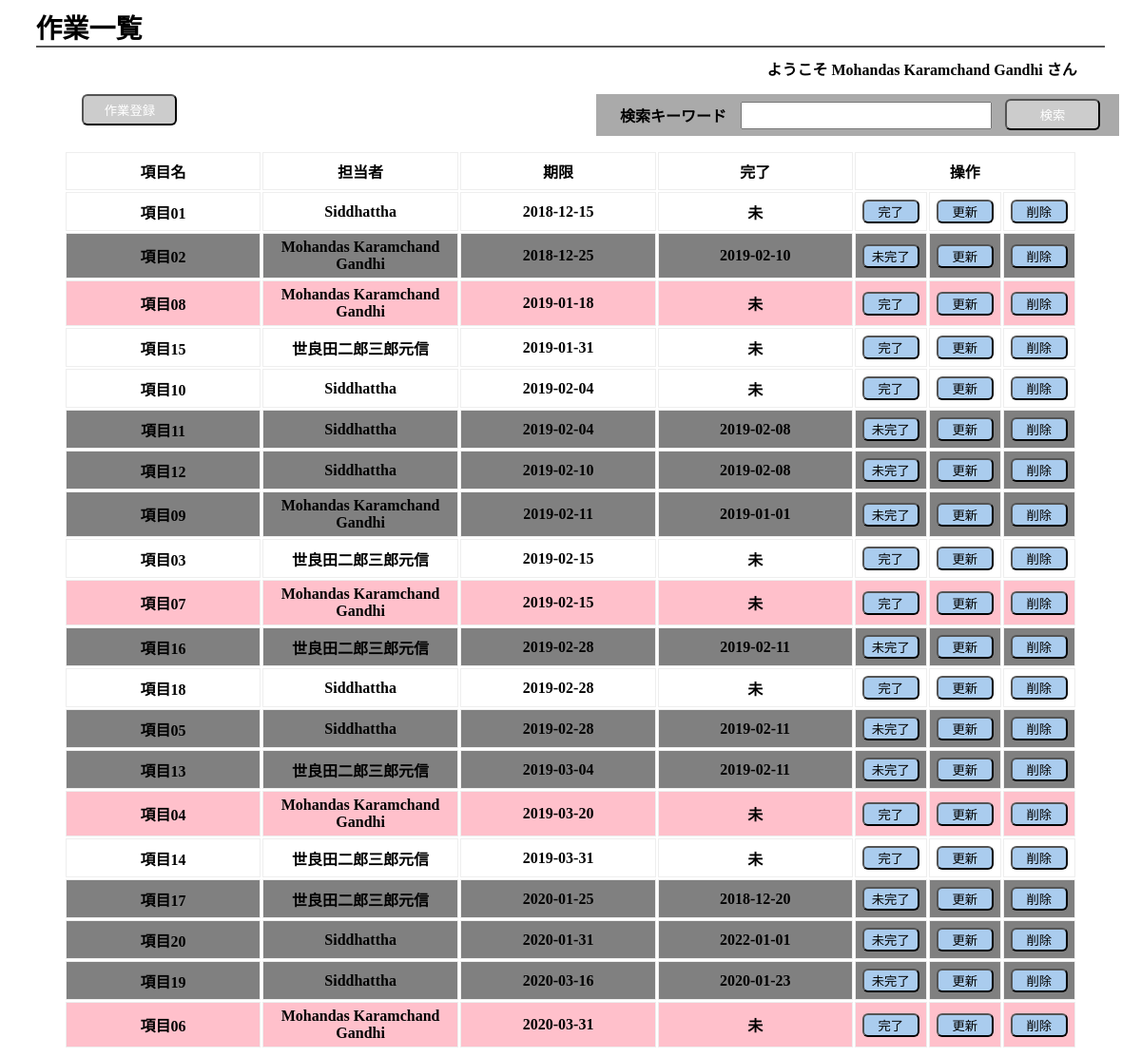
/php/list.php (signed in), run on the app's committed database.
### tables this page shows
CREATE TABLE TODO_USER
    (ID varchar(15) NOT NULL PRIMARY KEY,
     NAME varchar(30) NOT NULL,
     PASSWORD varchar(15) NOT NULL
     );

CREATE TABLE TODO_ITEM
    (ID int NOT NULL PRIMARY KEY AUTO_INCREMENT,
     NAME varchar(30) NOT NULL,
     USER varchar(15) NOT NULL,
     EXPIRE_DATE date NOT NULL,
     FINISHED_DATE date
     );

### php/list.php (the view, shortened to what this page needs)
<?php
require_once("make_buttons.php");
$guestname = $_SESSION['customer']['name'];
$dsn = 'mysql: host=127.0.0.1; dbname=shino; charset=utf8mb4';
$driver_options = [
	PDO::ATTR_ERRMODE => PDO::ERRMODE_EXCEPTION,
	PDO::ATTR_EMULATE_PREPARES => false,
	];
try {
    $dbh = new PDO($dsn,'user1','pass1', $driver_options);
	$sql = "SELECT TODO_ITEM.ID AS item_id,
					TODO_ITEM.NAME AS item_name,
					TODO_USER.NAME AS user_name,
					TODO_ITEM.EXPIRE_DATE AS term,
					TODO_ITEM.FINISHED_DATE AS done
			 FROM TODO_USER JOIN TODO_ITEM
			 ON TODO_USER.ID = TODO_ITEM.USER
			 ORDER BY EXPIRE_DATE ASC";
    $rows = $dbh->query($sql)->fetchAll(PDO::FETCH_ASSOC|PDO::FETCH_UNIQUE);
} catch (PDOException $e) {
    header('Content-Type: text/plain; charset=UTF-8mb4', true, 500);
    exit($e->getMessage());
}
function hsc($str) {
    return htmlspecialchars($str, ENT_QUOTES, 'UTF-8');
}
$css_file = "list.css";
require_once("head_template.php");
?>
<body>
	<h1>作業一覧</h1>
	<div class="guestname">ようこそ <?= $guestname ?> さん</div>
	<div class="middle-left">
		<form action="regist.php" method="POST">
			<input class="btn" type="submit" value="作業登録">
		</form>
	</div>
	<div class="middle-right">
		<form action="search.php" method="POST">
			<p>検索キーワード</p>
			<input class="tbox" type="text" name="search_keyword">
			<input class="btn" type="submit" value="検索">
		</form>
	</div>
	<table class="list-wrapper">
	<thead>
		<tr>
			<td>項目名</td><td>担当者</td><td>期限</td><td>完了</td><td colspan="3">操作</td>
		</tr>
	</thead>
	<tbody>
<?php foreach($rows as $row):
	$bgc = ($row['user_name'] === $guestname)? "pink" : "#fff";
	($row['done'] === null)? $row['done'] = '未' : $bgc = "gray"; ?>
		<tr style="background-color: <?=$bgc?>">
	<?php foreach ($row as $column): ?>
    		<td><?= hsc($column) ?></td>
	<?php endforeach ?>
			<?php hsc(makeBtns($rows)); ?>
	</tr>
<?php
	next($rows);
	endforeach ?>
	</tbody>
	</table>
</body>
</html>

### php/head_template.php (shortened to what this page needs)
<!DOCTYPE HTML>
<html lang="ja">
<head>
	<link href="../css/<?= $css_file ?>" rel="stylesheet" type="text/css">
</head>

### php/make_buttons.php (shortened to what this page needs)
<?php
function makeBtn($action, $btn_value, $rows) {
	$action_url = "";
	if ($action === "finished" || $action === "unfinished") {
		$action_url = "#";
	} else {
		$action_url = $action.".php";
	}
	$done_btn =	'<form action="'.$action_url.'" method="POST">';
	$done_btn.= '<input type="hidden" name="action" value="'.$action.'">';
	$done_btn.= '<input type="hidden" name="item_id" value="'.key($rows).'">';
	$done_btn.= '<td class="done_btns">';
	$done_btn.= '<input class="btn-s" type="submit" name="'.$action.'" value="'.$btn_value.'">';
	$done_btn.= '</td>';
	$done_btn.= '</form>';
	return $done_btn;
}
function makeBtns($rows) {
	if ($rows[key($rows)]['done'] === null) {
		$action = "finished";
		$btn_value = "完了";
	} else {
		$action = "unfinished";
		$btn_value = "未完了";
	}
	echo makeBtn($action, $btn_value, $rows);
	echo makeBtn("update", "更新", $rows);
	echo makeBtn("delete", "削除", $rows);
}
?>

### css/list.css (style rules this page uses)
h1 { margin: 0px auto 10px; width: 95%; font-size: 28px; border-bottom: 2px solid #555; }
.guestname { width: 95%; text-align: right; font-weight: bold; }
.middle-left { float: left; height: 50px; width: 20%; text-align: center; margin: 10px; }
.middle-right { float: right; padding: 0 15px; margin: 15px; background-color: #aaa; }
.middle-right p { float: left; padding: 5px; margin: 5px; font-weight: bold; }
.tbox { width: 250px; padding: 5px; margin: 5px; }
.btn { background-color: #ccc; color: white; width: 100px; padding: 5px; margin: 5px; border-radius: 6px; }
.btn-s { background-color: #ace; color: black; width: 60px; padding: 1px; margin: 2px; border-radius: 6px; }
.list-wrapper { margin: 0 auto; width: 90%; }
th, td { width: 20%; height: 40px; padding: 5px; margin: 0px; border: solid 1px #eee; box-sizing: border-box; font-weight: bold; text-align: center; }
.done_btns { width: 6%; }

### data on the page
todo_user: todo_item.NAME "項目01", NAME "Siddhattha", todo_item.EXPIRE_DATE "2018-12-15", column "未", finished "完了", todo_item.NAME "項目10", todo_item.EXPIRE_DATE "2019-02-04", todo_item.NAME "項目11", todo_item.FINISHED_DATE "2019-02-08", unfinished "未完了", todo_item.NAME "項目12", todo_item.EXPIRE_DATE "2019-02-10", todo_item.NAME "項目18", todo_item.EXPIRE_DATE "2019-02-28", todo_item.NAME "項目05", todo_item.FINISHED_DATE "2019-02-11", todo_item.NAME "項目20", todo_item.EXPIRE_DATE "2020-01-31", todo_item.FINISHED_DATE "2022-01-01", todo_item.NAME "項目19", todo_item.EXPIRE_DATE "2020-03-16", todo_item.FINISHED_DATE "2020-01-23"
todo_user: todo_item.NAME "項目02", NAME "Mohandas Karamchand Gandhi", todo_item.EXPIRE_DATE "2018-12-25", todo_item.FINISHED_DATE "2019-02-10", unfinished "未完了", todo_item.NAME "項目08", todo_item.EXPIRE_DATE "2019-01-18", column "未", finished "完了", todo_item.NAME "項目09", todo_item.EXPIRE_DATE "2019-02-11", todo_item.FINISHED_DATE "2019-01-01", todo_item.NAME "項目07", todo_item.EXPIRE_DATE "2019-02-15", todo_item.NAME "項目04", todo_item.EXPIRE_DATE "2019-03-20", todo_item.NAME "項目06", todo_item.EXPIRE_DATE "2020-03-31"
todo_user: todo_item.NAME "項目15", NAME "世良田二郎三郎元信", todo_item.EXPIRE_DATE "2019-01-31", column "未", finished "完了", todo_item.NAME "項目03", todo_item.EXPIRE_DATE "2019-02-15", todo_item.NAME "項目16", todo_item.EXPIRE_DATE "2019-02-28", todo_item.FINISHED_DATE "2019-02-11", unfinished "未完了", todo_item.NAME "項目13", todo_item.EXPIRE_DATE "2019-03-04", todo_item.NAME "項目14", todo_item.EXPIRE_DATE "2019-03-31", todo_item.NAME "項目17", todo_item.EXPIRE_DATE "2020-01-25", todo_item.FINISHED_DATE "2018-12-20"

### other printed values
$guestname "Mohandas Karamchand Gandhi"
